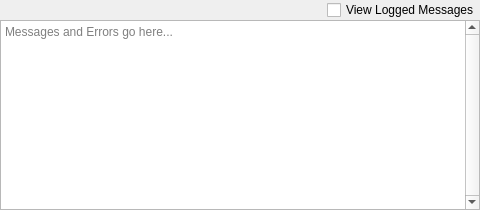
<?xml version="1.0" encoding="UTF-8"?>
<ui version="4.0">
 <class>MessageViewer</class>
 <widget class="QDialog" name="MessageViewer">
  <property name="geometry">
   <rect>
    <x>0</x>
    <y>0</y>
    <width>480</width>
    <height>210</height>
   </rect>
  </property>
  <property name="sizePolicy">
   <sizepolicy hsizetype="Fixed" vsizetype="Fixed">
    <horstretch>0</horstretch>
    <verstretch>0</verstretch>
   </sizepolicy>
  </property>
  <property name="windowTitle">
   <string>Message Viewer</string>
  </property>
  <layout class="QVBoxLayout" name="verticalLayout">
   <property name="spacing">
    <number>0</number>
   </property>
   <property name="leftMargin">
    <number>0</number>
   </property>
   <property name="topMargin">
    <number>0</number>
   </property>
   <property name="rightMargin">
    <number>0</number>
   </property>
   <property name="bottomMargin">
    <number>0</number>
   </property>
   <item alignment="Qt::AlignRight">
    <widget class="QCheckBox" name="checkBox">
     <property name="text">
      <string>View Logged Messages</string>
     </property>
    </widget>
   </item>
   <item>
    <widget class="QTextEdit" name="textEdit">
     <property name="verticalScrollBarPolicy">
      <enum>Qt::ScrollBarAlwaysOn</enum>
     </property>
     <property name="sizeAdjustPolicy">
      <enum>QAbstractScrollArea::AdjustIgnored</enum>
     </property>
     <property name="undoRedoEnabled">
      <bool>false</bool>
     </property>
     <property name="lineWrapMode">
      <enum>QTextEdit::WidgetWidth</enum>
     </property>
     <property name="acceptRichText">
      <bool>false</bool>
     </property>
     <property name="textInteractionFlags">
      <set>Qt::TextSelectableByKeyboard|Qt::TextSelectableByMouse</set>
     </property>
     <property name="placeholderText">
      <string>Messages and Errors go here...</string>
     </property>
    </widget>
   </item>
  </layout>
 </widget>
 <resources/>
 <connections/>
</ui>
